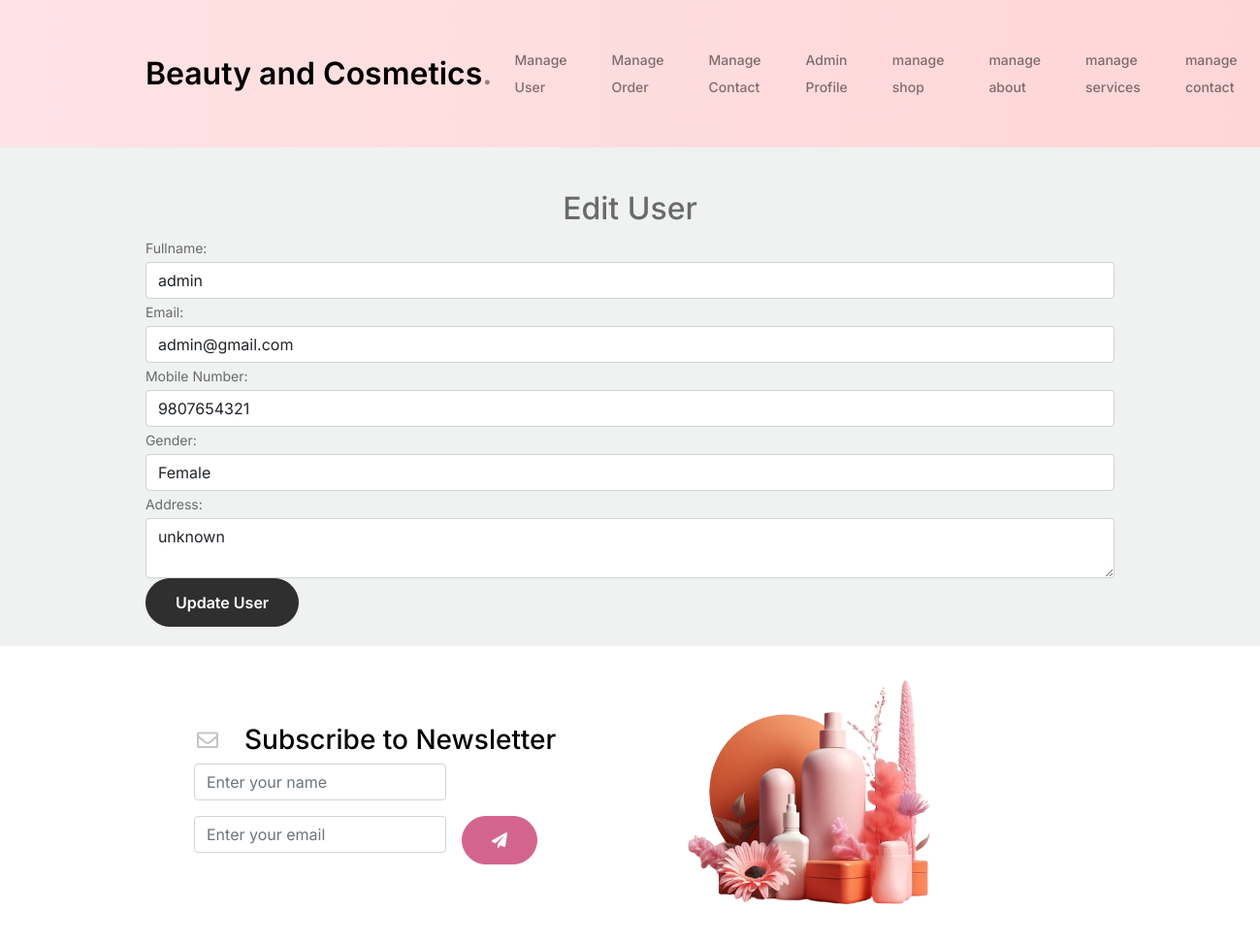
/admin/edit_user.php?id=6, run on the app's committed database.
### tables this page shows
CREATE TABLE `registration` (
  `id` int(11) NOT NULL,
  `fullname` varchar(255) NOT NULL,
  `email` varchar(255) NOT NULL,
  `password` varchar(255) NOT NULL,
  `address` text NOT NULL,
  `gender` char(10) NOT NULL,
  `mobile_number` varchar(15) NOT NULL,
  `profile_picture` varchar(255) DEFAULT NULL,
  `role` char(10) DEFAULT 'Normal',
  `status` char(10) DEFAULT 'Inactive'
);

### admin/edit_user.php (the view, shortened to what this page needs)
<?php
include_once("header.php");
if (isset($_GET['id'])) {
    $id = $_GET['id'];
    $query = "SELECT * FROM registration WHERE id=$id";
    $result = mysqli_query($con, $query);
    $user = mysqli_fetch_assoc($result);
}
?>
<div class="container">
    <h2 class="text-center mt-4">Edit User</h2>
    <form method="post">
        <div class="form-group">
            <label for="fn">Fullname:</label>
            <input type="text" class="form-control" id="fn" name="fn" value="<?php echo $user['fullname']; ?>" required>
        </div>
        <div class="form-group">
            <label for="email">Email:</label>
            <input type="email" class="form-control" id="email" name="email" value="<?php echo $user['email']; ?>" required>
        </div>
        <div class="form-group">
            <label for="mobile">Mobile Number:</label>
            <input type="number" class="form-control" id="mobile" name="mobile" value="<?php echo $user['mobile_number']; ?>" required>
        </div>
        <div class="form-group">
            <label for="gen">Gender:</label>
            <select class="form-control" id="gen" name="gen" required>
                <option value="Female" <?php if ($user['gender'] == 'Female') echo 'selected'; ?>>Female</option>
            </select>
        </div>
        <div class="form-group">
            <label for="address">Address:</label>
            <textarea class="form-control" id="address" name="address" required><?php echo $user['address']; ?></textarea>
        </div>
        <button type="submit" class="btn btn-success" name="update">Update User</button>
    </form>
</div>
<?php include_once("footer.php"); ?>

### admin/style1.css (style rules this page uses)
body { font-family: "Inter", Arial, sans-serif; font-weight: 400; line-height: 28px; color: #6a6a6a; font-size: 14px; background-color: #eff2f1; margin: 0; padding: 0; overflow-x: hidden; position: relative; }
.container { width: 80%; margin: 0 auto; padding: 20px; }
button { padding: 10px 20px; border: none; border-radius: 5px; background-color: #28a745; color: #fff; cursor: pointer; margin-right: 10px; }
.btn { font-weight: 600; padding: 12px 30px; border-radius: 30px; color: #ffffff; background: #2f2f2f; border-color: #2f2f2f; }

### data on the page
registration: fn "admin", email "admin@gmail.com", mobile "9807654321", gen "Female", address "unknown"
